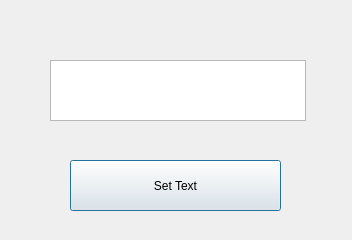
<?xml version="1.0" encoding="UTF-8"?>
<ui version="4.0">
 <class>texto</class>
 <widget class="QDialog" name="texto">
  <property name="geometry">
   <rect>
    <x>0</x>
    <y>0</y>
    <width>352</width>
    <height>240</height>
   </rect>
  </property>
  <property name="windowTitle">
   <string>Dialog</string>
  </property>
  <widget class="QPushButton" name="pushButton">
   <property name="geometry">
    <rect>
     <x>70</x>
     <y>160</y>
     <width>211</width>
     <height>51</height>
    </rect>
   </property>
   <property name="text">
    <string>Set Text</string>
   </property>
  </widget>
  <widget class="QTextBrowser" name="textBrowser">
   <property name="geometry">
    <rect>
     <x>50</x>
     <y>60</y>
     <width>256</width>
     <height>61</height>
    </rect>
   </property>
  </widget>
 </widget>
 <resources/>
 <connections/>
</ui>
